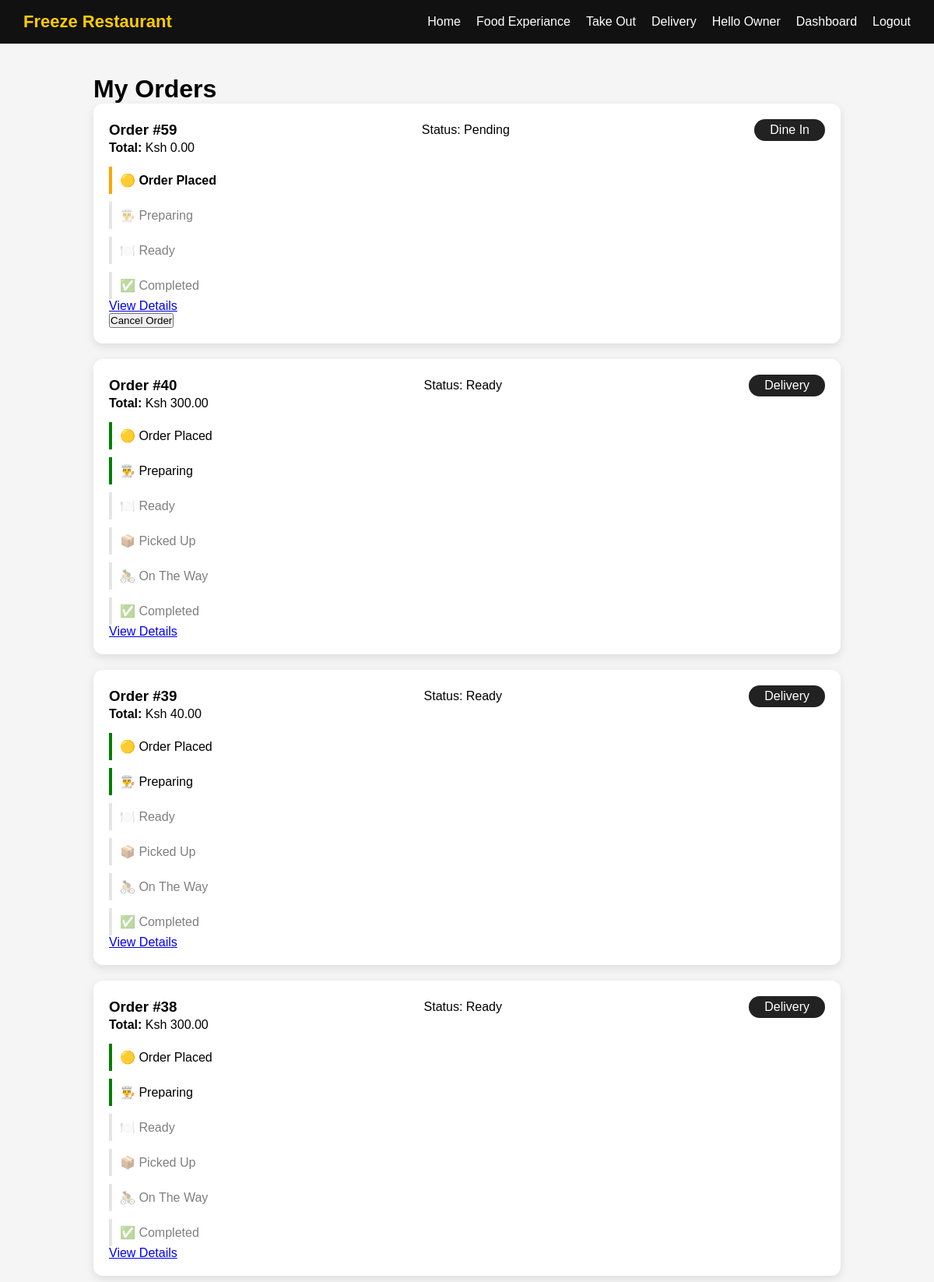
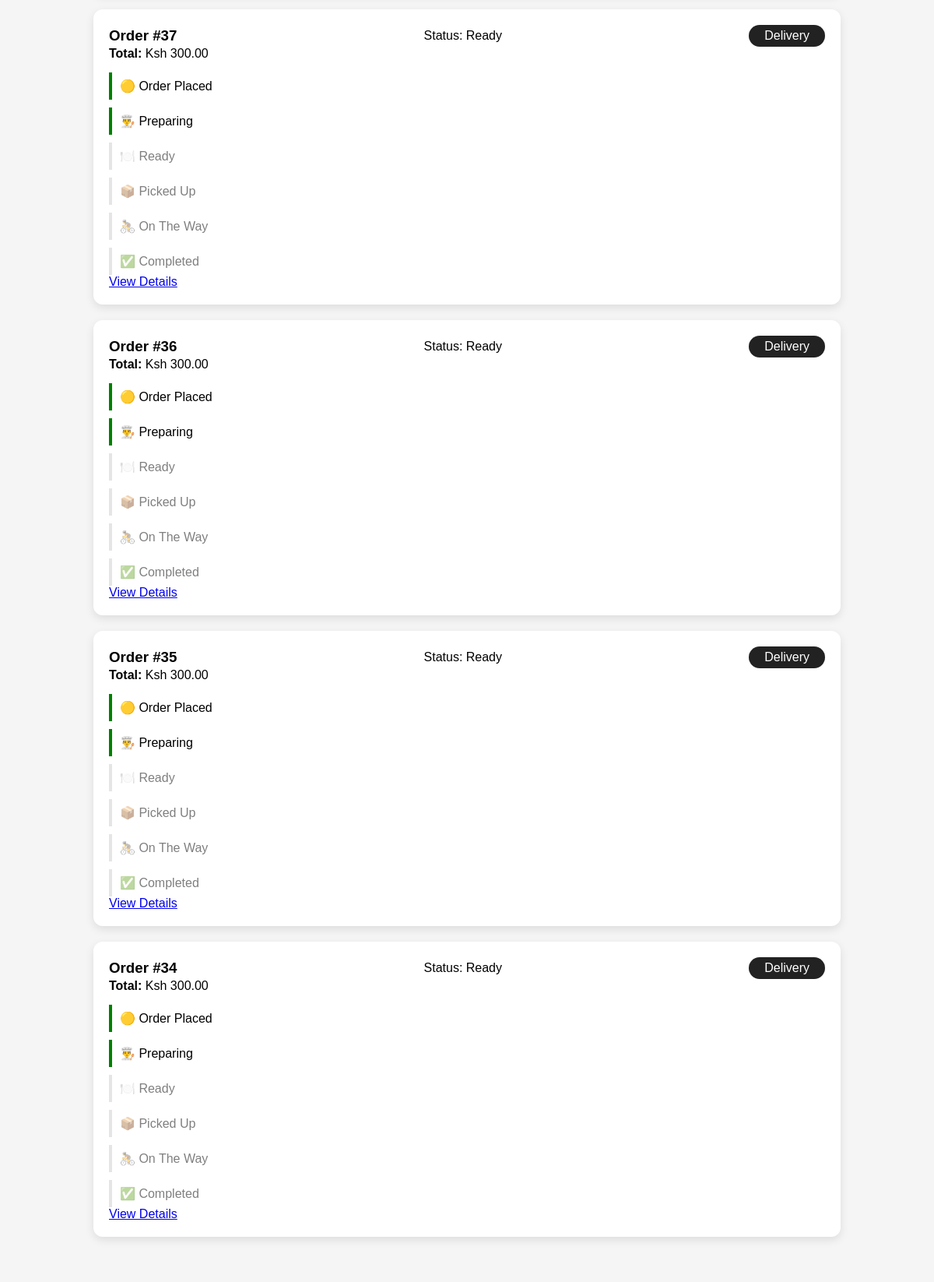
/orders/my-orders/ (signed in, upper part), run on the app's committed database (2 pictures, top to bottom).
### accounts/models.py (models this page shows, shortened)
class User(AbstractUser):
    email = models.EmailField(unique=True)

### orders/models.py (models this page shows, shortened)
class Order(models.Model):
    ORDER_TYPES = [
        ("dine_in", "Dine In"),
        ("takeout", "Takeout"),
        ("delivery", "Delivery"),
    ]
    STATUS_CHOICES = [
        ("pending", "Pending"),
        ("accepted", "Accepted"),
        ("preparing", "Preparing"),
        ("ready", "Ready"),
        ("picked_up", "Picked Up"),
        ("on_the_way", "On the Way"),
        ("delivered", "Delivered"),
        ("completed", "Completed"),
        ("cancelled", "Cancelled"),
        ("unable_to_proceed", "Unable To Proceed"),
    ]
    user = models.ForeignKey(
        settings.AUTH_USER_MODEL,
        on_delete=models.CASCADE
    )
    order_type = models.CharField(
        max_length=20,
        choices=ORDER_TYPES,
        default="takeout"
    )
    status = models.CharField(max_length=20, choices=STATUS_CHOICES, default="pending")
    pickup_time = models.DateTimeField(null=True, blank=True)
    full_name = models.CharField(
        max_length=200,
        blank=True,
        null=True
    )
    phone = models.CharField(
        max_length=20,
        blank=True,
        null=True
    )
    area = models.CharField(max_length=100, blank=True, null=True)
    house_name= models.CharField(max_length=100, blank=True, null=True)
    plot_number = models.CharField(max_length=50, blank=True, null=True)
    delivery_notes = models.TextField(
        blank=True,
        null=True
    )
    zone = models.ForeignKey(
        "DeliveryZone",
        on_delete=models.SET_NULL,
        null=True,
        blank=True,
    )
    assigned_staff = models.ForeignKey(
    "DeliveryStaff",
    on_delete=models.SET_NULL,
    null=True,
    blank=True
    )
    subtotal = models.DecimalField(
        max_digits=10,
        decimal_places=2,
        default=0
    )
    delivery_fee = models.DecimalField(
        max_digits=10,
        decimal_places=2,
        default=0
    )
    total_price = models.DecimalField(max_digits=10, decimal_places=2, default=0)
    created_at = models.DateTimeField(auto_now_add=True)

### orders/views.py (the view)
# urls.py: path('my-orders/', views.my_orders, name="my_orders"),
@login_required
def my_orders(request):
    orders = Order.objects.filter(user=request.user).order_by("-created_at")
    return render(request, "orders/my_orders.html", {
        "orders":orders
    })

### accounts/templatetags/user_tags.py (called while the page is built)
@register.filter
def has_group(user, group_name):
    if not user or not hasattr(user, "groups"):
        return False
    return user.groups.filter(name=group_name).exists()

### templates/orders/my_orders.html (shortened to what this page needs)
{% extends 'base.html' %}
{% load static %}
{% block extra_css %}
<link rel="stylesheet" href="{% static 'orders/my_orders.css' %}">
{% endblock %}
{% block content %}
<div class="orders-container" >
    <h1>My Orders</h1>
    {% for order in orders %}
    <div class="order-card">
        <div class="order-header">
            <h3>Order #{{ order.id }}</h3>
            <p>Status: {{ order.get_status_display }}</p>
             <span class="badge">
                {{ order.get_order_type_display|title }}
            </span>
        </div>
        <p><strong>Total:</strong> Ksh {{ order.total_price }} </p>
        {% if order.status == "cancelled" %}
            <p class="cancelled">Order Cancelled</p>
        {% else %}
        <div class="tracking">
            <div class="step {% if order.status == 'pending' %}active{% elif order.status != 'pending' %}done{% endif %}">
                🟡 Order Placed
            </div>
            <div class="step {% if order.status == 'preparing' %}active{% elif order.status == 'ready' or order.status == 'picked_up' or order.status == 'on_the_way' or order.status == 'delivered' or order.status == 'completed' %}done{% endif %}">
                👨‍🍳 Preparing
            </div>
            <div class="step {% if order.status == 'ready' %}active{% elif order.status == 'picked_up'
                or order.status == 'on_the_way'
                or order.status == 'delivered'
                or order.status == 'completed' %}done{% endif %}">🍽️ Ready</div>
            {% if order.order_type == 'delivery' %}
                <div class="step {% if order.status == 'picked_up' %}active{% elif order.status == 'on_the_way' or order.status == 'delivered' or order.status == 'completed' %}done{% endif %}">
                    📦 Picked Up
                </div>
                <div class="step {% if order.status == 'on_the_way' %}active{% elif order.status == 'delivered' or order.status == 'completed' %}done{% endif %}">
                    🚴 On The Way
                </div>
            {% endif %}
            <div class="step {% if order.status == 'completed' or order.status == 'delivered' %}done{% endif %}">
                ✅ Completed
            </div>
            </div>
        {% endif %}
        <a href="#" class="view-btn">
            View Details
        </a>
        {% if order.status == 'pending' %}
        <form method="post" action="{% url 'cancel_order' order.id %}">
            <button type="submit" class="cancel-btn">
                Cancel Order
            </button>
        </form>
        {% endif %}
    </div>
    {% empty %}
        <p>You have not placed orders yet</p>
    {% endfor %}
</div>
{% endblock %}

### templates/partials/navbar.html (shortened to what this page needs)
{% load user_tags %}
    <nav class="nav1">
        <h2>Freeze Restaurant</h2>
        <ul>
            <li><a href="{% url 'home' %}">Home</a></li>
            <li><a href="{% url 'food' %}">Food Experiance</a></li>
            <li><a href="{% url 'takeout' %}">Take Out</a></li>
            <li><a href="{% url 'delivery' %}">Delivery</a></li>
            {% if request.user.is_authenticated %}
                <li>Hello {{ request.user.username }}</li>
                {% if request.user|has_group:"Owner"  %}
                    <li><a href="{% url 'owner_dashboard' %}">Dashboard</a></li>
                    {% elif request.user|has_group:"Management" %}
                        <li><a href="{% url 'management_dashboard' %}">Dashboard</a></li>
                    {% elif request.user|has_group:"Staff" %}
                        <li><a href="{% url 'staff_dashboard' %}">Dashboard</a></li>
                    {% else %}
                        <li><a href="{% url 'home' %}">Explore Menu</a></li>
                    {% endif %}
                <li>
                    <form action="{% url 'logout' %}" method="post">
                        <button type="submit">Logout</button>
                    </form>
                </li>
            {% else %}
                <li><a href="{% url 'login' %}">Login</a></li>
                <li><a href="{% url 'register' %}">Register</a></li>
            {% endif %}
        </ul>
    </nav>

### static/css/style.css (style rules this page uses)
* { margin: 0; padding: 0; box-sizing: border-box; }
html,body { height: 100%; margin: 0; font-family: Arial, Helvetica, sans-serif; background: #f5f5f5; }
body { min-height: 100vh; display: flex; flex-direction: column; }
.nav1 { display: flex; justify-content: space-between; align-items: center; padding: 15px 30px; background-color: #111; color: white; position: sticky; top: 0; z-index: 1000; }
.nav1 h2 { margin: 0; font-size: 22px; color: #ffcc00; }
.nav1 ul { list-style: none; display: flex; gap: 20px; margin: 0; padding: 0; }
.nav1 form { margin: 0; padding: 0; }
.nav1 ul li { display: flex; align-items: center; }
.nav1 ul li a, .nav1 ul li button { background: none; border: none; color: white; text-decoration: none; cursor: pointer; font-size: 16px; font-weight: 500; padding: 0; margin: 0; transition: 0.3s; cursor: pointer; }

### static/orders/my_orders.css (style rules this page uses)
.orders-container { width: 80%; margin: auto; padding: 40px 0; }
.order-card { background: white; padding: 20px; margin-bottom: 20px; border-radius: 12px; box-shadow: 0 4px 12px rgba(0,0,0,0.1); }
.order-header { display: flex; justify-content: space-between; align-items: center; }
.badge { background: #222; color: white; padding: 5px 20px; border-radius: 20px; }
.tracking { margin-top: 15px; display: flex; flex-direction: column; gap: 10px; }
.step { padding: 8px; border-left: 4px solid #ccc; padding-left: 10px; opacity: 0.5; }
.step.active { border-color: orange; opacity: 1; font-weight: bold; }
.step.done { border-color: green; opacity: 1; }

### data on the page
User: user.username "Owner"
Order: id "59", status "Pending", order_type "Dine In", total_price "0.00", shows "🟡 Order Placed", shows "Cancel Order"
Order: id "40", status "Ready", order_type "Delivery", total_price "300.00", shows "🟡 Order Placed", shows "📦 Picked Up"
Order: id "39", status "Ready", order_type "Delivery", total_price "40.00", shows "🟡 Order Placed", shows "📦 Picked Up"
Order: id "38", status "Ready", order_type "Delivery", total_price "300.00", shows "🟡 Order Placed", shows "📦 Picked Up"
Order: id "37", status "Ready", order_type "Delivery", total_price "300.00", shows "🟡 Order Placed", shows "📦 Picked Up"
Order: id "36", status "Ready", order_type "Delivery", total_price "300.00", shows "🟡 Order Placed", shows "📦 Picked Up"
Order: id "35", status "Ready", order_type "Delivery", total_price "300.00", shows "🟡 Order Placed", shows "📦 Picked Up"
Order: id "34", status "Ready", order_type "Delivery", total_price "300.00", shows "🟡 Order Placed", shows "📦 Picked Up"
